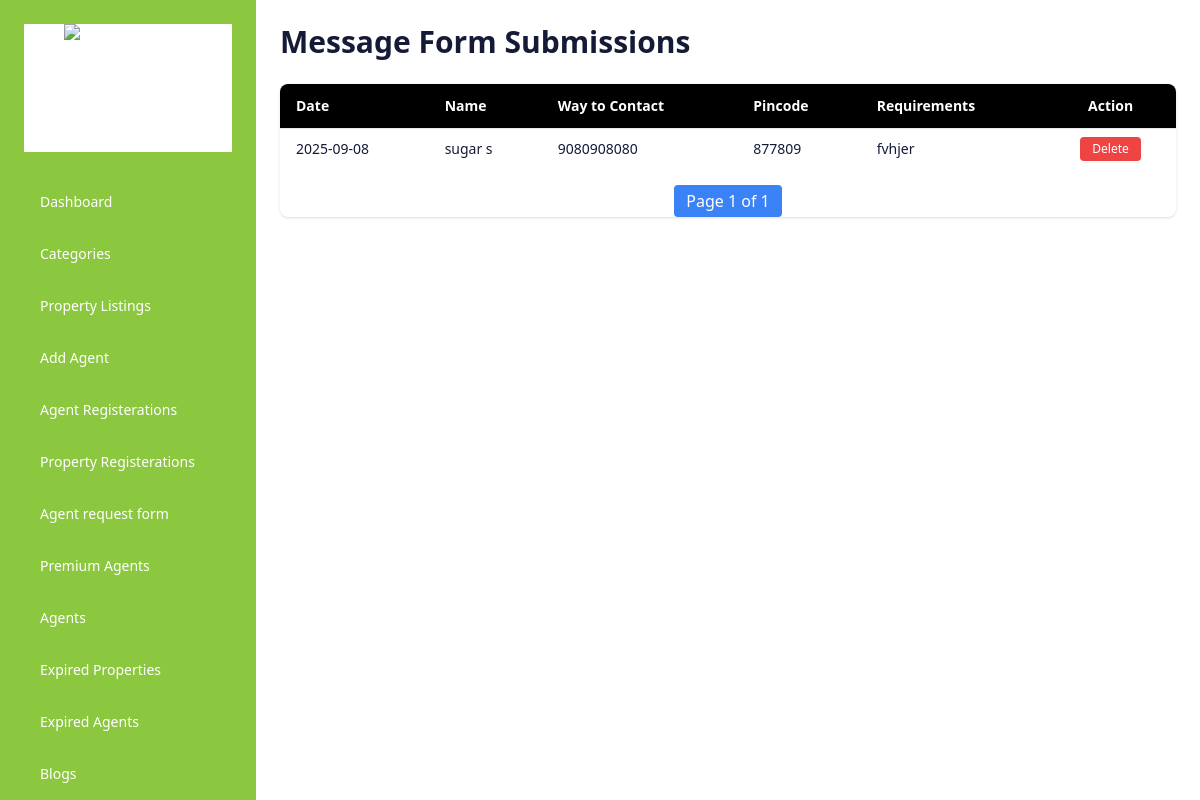
Before: /admin_panel/admin_message (signed in) with the older database file.
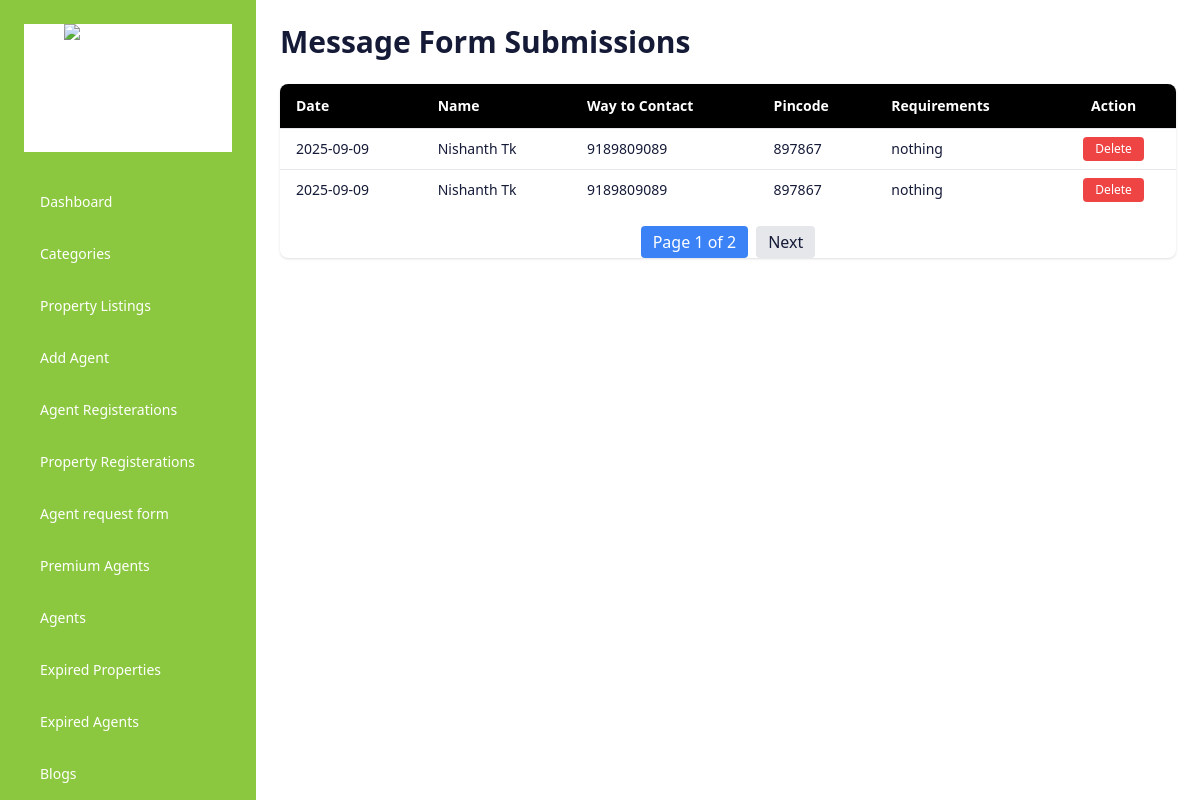
After: the same page with the newer database file.
### agents/models.py (models this page shows, shortened)
class Inbox(models.Model):
    name = models.CharField(max_length=50)
    pin_code = models.CharField(max_length=50)
    contact = models.CharField(max_length=50)
    messages_text = models.TextField()
    created_at = models.DateTimeField(auto_now_add=True)
    is_read = models.BooleanField(default=False)  #
    is_removed = models.BooleanField(default=False)

### developer/views.py (the view)
# urls.py: path('admin_message', views.admin_message, name="admin_message"),
@never_cache
@user_passes_test(superuser_required, login_url='superuser_login_view')
def admin_message(request):
    message_list = Inbox.objects.all().order_by("-created_at")  # latest first
    paginator = Paginator(message_list, 2)
    page_number = request.GET.get("page")
    page_obj = paginator.get_page(page_number)
    return render(request, 'admin_messagebox.html', {'page_obj': page_obj})

### developer/views.py (called while the page is built)
def superuser_required(user):
    return user.is_authenticated and user.is_superuser

### developer/templates/admin_messagebox.html (shortened to what this page needs)
{% load static %}
<!DOCTYPE html>
<html lang="en">
<head>
  <script src="https://cdn.tailwindcss.com"></script>
</head>
<body class="bg-white text-[#151a37] font-sans">
  <div class="flex min-h-screen">
        <aside class="w-64 bg-[#8bc83f] text-white p-6 fixed h-screen overflow-y-auto scrollbar-thin scrollbar-thumb-gray-400 scrollbar-track-transparent">
      <div class="flex items-center justify-center mb-8 bg-white">
        <img src="{% static 'img/logo.png' %}" alt="Logo" class="w-32 h-32 object-contain">
      </div>
<nav>
        <ul class="space-y-4 text-sm">
           <li>
            <a href="{% url 'dashboard' %}" class="block py-2 px-4 rounded hover:bg-white hover:text-[#151a37]">
              Dashboard
            </a>
          </li>
          <li>
            <a href="{% url 'categories' %}" class="block py-2 px-4 rounded hover:bg-white hover:text-[#151a37]">
              Categories
            </a>
          </li>
          <li>
            <a href="{% url 'add_property' %}" class="block py-2 px-4 rounded hover:bg-white hover:text-[#151a37]">
             Property Listings
            </a>
          </li>
          <li>
            <a href="{% url 'agents_login' %}" class="block py-2 px-4 rounded hover:bg-white hover:text-[#151a37]">
             Add Agent
            </a>
          </li>
          <li>
            <a href="{% url 'agent_reg' %}" class="block py-2 px-4 rounded hover:bg-white hover:text-[#151a37]">
             Agent Registerations
            </a>
          </li>
            <li>
            <a href="{% url 'admin_property_list' %}" class="block py-2 px-4 rounded hover:bg-white hover:text-[#151a37]">
             Property Registerations
            </a>
          </li>
          <li>
            <a href="{% url 'requestforms' %}" class="block py-2 px-4 rounded hover:bg-white hover:text-[#151a37]">
             Agent request form
            </a>
          </li>
          <li>
            <a href="{% url 'admin_premiumagents' %}" class="block py-2 px-4 rounded hover:bg-white hover:text-[#151a37]">
             Premium Agents
            </a>
          </li>
          <li>
            <a href="{% url 'admin_agents' %}" class="block py-2 px-4 rounded hover:bg-white hover:text-[#151a37]">
             Agents
            </a>
          </li>
           <li>
            <a href="{% url 'expired_property' %}" class="block py-2 px-4 rounded hover:bg-white hover:text-[#151a37]">
             Expired Properties
            </a>
          </li>
          <li>
            <a href="{% url 'expired_agent' %}" class="block py-2 px-4 rounded hover:bg-white hover:text-[#151a37]">
             Expired Agents
            </a>
          </li>
          <li>
            <a href="{% url 'create_blog' %}" class="block py-2 px-4 rounded hover:bg-white hover:text-[#151a37]">
              Blogs
            </a>
          </li>
        </ul>
      </nav>
        </aside>
<main class="ml-64 p-6 w-full">
  <h1 class="text-3xl font-bold mb-6">Message Form Submissions</h1>
<div class="overflow-x-auto bg-white rounded-lg shadow">
  <table class="min-w-full divide-y divide-gray-200 text-sm">
    <thead class="bg-black text-left text-white">
      <tr>
        <th class="px-4 py-3">Date</th>
        <th class="px-4 py-3">Name</th>
        <th class="px-4 py-3">Way to Contact</th>
        <th class="px-4 py-3">Pincode</th>
        <th class="px-4 py-3">Requirements</th>
        <th class="px-4 py-3 text-center">Action</th>
      </tr>
    </thead>
    <tbody class="divide-y divide-gray-200">
      {% for msg in page_obj %}
      <tr>
        <td class="px-4 py-2">{{ msg.created_at|date:"Y-m-d" }}</td>
        <td class="px-4 py-2">{{ msg.name }}</td>
        <td class="px-4 py-2">{{ msg.contact }}</td>
        <td class="px-4 py-2">{{ msg.pin_code }}</td>
        <td class="px-4 py-2">{{ msg.messages_text }}</td>
        <td class="px-4 py-2 text-center">
          <form action="{% url 'delete_message' msg.id %}" method="post" style="display:inline;">
            <button type="submit"
              class="bg-red-500 text-white px-3 py-1 rounded hover:bg-red-600 text-xs"
              onclick="return confirm('Are you sure you want to delete this message?')">
              Delete
            </button>
          </form>
        </td>
      </tr>
      {% empty %}
      <tr>
        <td colspan="6" class="px-4 py-2 text-center text-gray-500">No messages found</td>
      </tr>
      {% endfor %}
    </tbody>
  </table>
  <div class="flex justify-center mt-4 space-x-2">
    <span class="px-3 py-1 bg-blue-500 text-white rounded">
      Page {{ page_obj.number }} of {{ page_obj.paginator.num_pages }}
    </span>
    {% if page_obj.has_next %}
      <a href="?page={{ page_obj.next_page_number }}" class="px-3 py-1 bg-gray-200 rounded hover:bg-gray-300">Next</a>
    {% endif %}
  </div>
</div>
</main>
    </div>
    </body>
    </html>

Changed rows visible on the page:
no longer on this page (row unchanged): Inbox: created_at "2025-09-08", name "sugar s", contact "9080908080", pin_code "877809", messages_text "fvhjer"
added Inbox: created_at "2025-09-09", name "Nishanth Tk", contact "9189809089", pin_code "897867", messages_text "nothing"
added Inbox: created_at "2025-09-09", name "Nishanth Tk", contact "9189809089", pin_code "897867", messages_text "nothing"
Other visible differences:
{{ page_obj.paginator.num_pages }}: "1" → "2"
text now shown: "Next"
